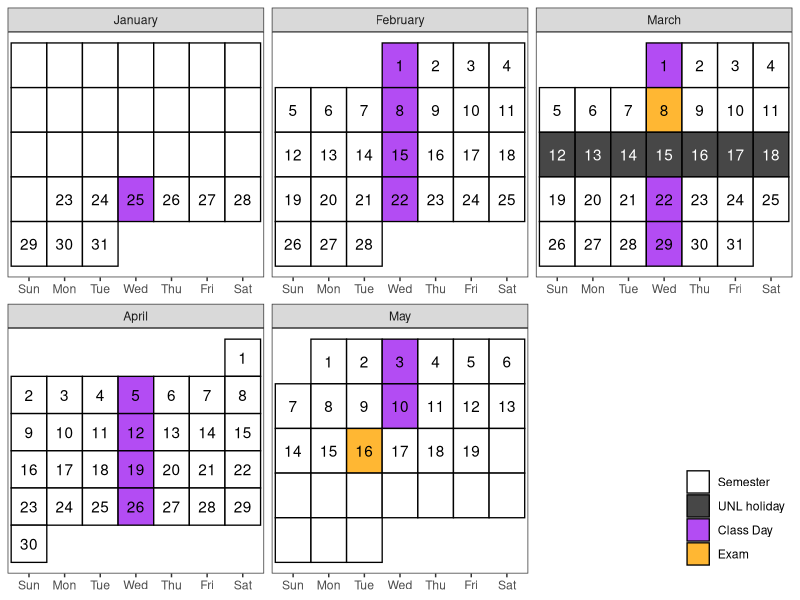

The R script that drew this image:

library(tidyverse)
library(lubridate)

# Create a calendar for your syllabus ----
# Source: http://svmiller.com/blog/2020/08/a-ggplot-calendar-for-your-semester/

# 1) what is the first Monday of the semester?
# Any number of ways to identify dates in R, but we'll use {lubridate} and the ymd() function here.
# Format: YYYYMMDD. In this example, 4 January 2022.

# Weekday(s) of class
class_wdays <- c("Wed")

# Spring Break was 13 March 2022 to 20 March 2022.
not_here_dates <- c(
  # ymd("20220117"),
  # Spring Break
  seq(ymd(20230312),ymd(20230318), by=1))

# You can adjust this as you see fit. Basically: add assignment types (e.g. papers, quizzes).
# My intro class was fairly simple: just exams.
exam_dates <- c(ymd(20230308), ymd(20230516))

# What are the full dates of the semester? Here, I'll exclude exam week as I like to do.
# In this case: 6 January to 23 April
semester_dates <- seq(ymd(20230123), ymd(20230519), by=1)

exam_week <- seq(ymd(20230515), ymd(20230519), by = 1)

# Custom function for treating the first day of the month as the first week 
# of the month up until the first Sunday (unless Sunday was the start of the month)
wom <- function(date) {
  first <- wday(as.Date(paste(year(date),month(date),1,sep="-")))
  return((mday(date)+(first-2)) %/% 7+1)
}

# Create a data frame of dates, assign to Cal
Cal <- tibble(date = seq(ymd(20230101), ymd(20230530), by=1))  %>%
  mutate(mon = lubridate::month(date, label=T, abbr=F), # get month label
         wkdy = weekdays(date, abbreviate=T), # get weekday label
         wkdy = fct_relevel(wkdy, "Sun", "Mon", "Tue", "Wed", "Thu","Fri","Sat"), # make sure Sunday comes first
         semester = date %in% semester_dates, # is date part of the semester?
         exams = date %in% exam_dates, # is it an exam?
         not_here = date %in% not_here_dates, # is it a day off?
         exam_wk = date %in% exam_week,
         day = lubridate::mday(date), # get day of month to add later as a label
         # Below: our custom wom() function
         week = wom(date))

# Create a category variable, for filling.
# I can probably make this a case_when(), but this will work.

Cal <- Cal %>%
  mutate(category = case_when(
    exams ~ "Exam",
    not_here ~ "UNL holiday",
    semester & wkdy %in% class_wdays & !not_here & !exam_wk ~ "Class Day",
    semester ~ "Semester",
    TRUE ~ "NA"
  ))
# mutate(category = NA,
#        category = ifelse(semester == 1, "Semester", category),
#        category = ifelse(semester == 1 & wkdy %in% c("Wed"), "Class Day", category),
#        category = ifelse(exams == 1, "Exams", category),
#        category = ifelse(is.na(category) | (semester == 1 & not_here == 1), "NA", category)) -> Cal 

class_cal <- Cal %>% 
  ggplot(.,aes(wkdy, week)) +
  theme_bw() +
  theme(panel.grid.major.x = element_blank(),
        legend.position = c(1, 0), legend.justification = c(1,0), legend.direction = "vertical", legend.title = element_blank(),
        axis.title.y = element_blank(), axis.title.x = element_blank(), axis.ticks.y = element_blank(), axis.text.y = element_blank()) +
  # geom_tile and facet_wrap will do all the heavy lifting
  geom_tile(alpha=0.8, aes(fill=category), color="black", linewidth=.45) +
  facet_wrap(~mon, scales = "free", ncol=3) +
  # fill in tiles to make it look more "calendary" (sic)
  geom_text(aes(label=day, color = semester&(!not_here))) +
  # put your y-axis down, flip it, and reverse it
  scale_y_reverse(breaks=NULL) +
  # manually fill scale colors to something you like...
  scale_color_manual(values = c("FALSE" = "white", "TRUE" = "black"), guide = "none") + 
  scale_fill_manual(values=c("Class Day"="purple", 
                             "Semester"="white",
                             "UNL holiday" = "grey10",
                             "NA" = "white", # I like these whited out...
                             "Exam"="orange"),
                    #... but also suppress a label for a non-class semester day
                    breaks=c("Semester", "UNL holiday", "Class Day","Exam"))
# class_cal

exam_days <- filter(Cal, category == "Exam") %>% 
  mutate(topic = c("Midterm", "Final"),
         time = c("In Class", "1-3 pm"))

class_days <- filter(Cal, category == "Class Day") %>%
  mutate(topic = c(
    "Getting Started", 
    "Scripts & Notebooks", 
    "Intro to Programming", 
    "Data Types", 
    "Data Structures", 
    "Control Structures", 
    "Functions", 
    "Version Control", 
    "Working with Data, Visualization", 
    "Data Cleaning", 
    "Strings", 
    "Reshaping Data", 
    "Joins", 
    "Graphics")) %>%
  bind_rows(exam_days) %>%
  arrange(date)
